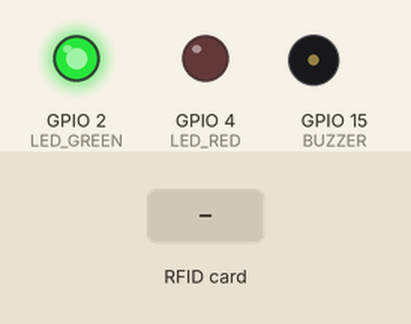
Recording of a sketch running on a simulated ESP32. On the bench: output pins drawn as LEDs (lit = HIGH), buzzer (waves = sounding, pin HIGH). The inputs (shaded band) are chosen by the test bench. WiFi joins after 1.5 s; servers stay silent unless stated; uploads are accepted with an empty reply; what the sketch prints to the serial monitor is not drawn.

Above: at 1.6 s.
At 2.3 s:
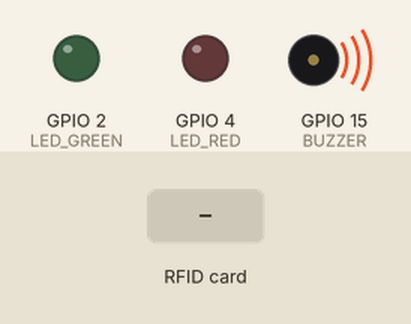
At 3.7 s:
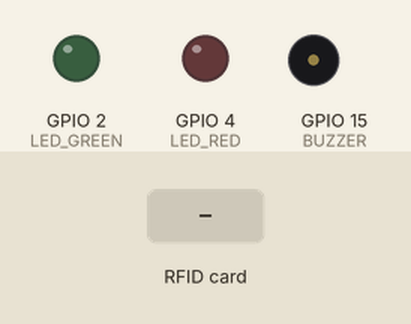
3.8 s: RFID card 5E 7A 19 C4 held to the reader
Timing chart, 0 to 6.8 s (numbered marks = the images above; inputs shaded):
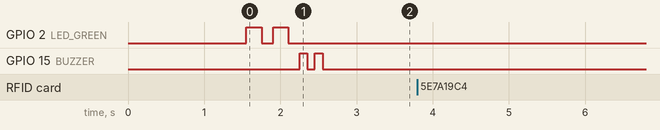

The sketch:

rfid_wifi.ino
```cpp
/*
 * ============================================================
 * AttendEase — ESP32 + RC522 RFID Attendance System
 * ============================================================
 *
 * Hardware:
 *   - ESP32 dev board
 *   - MFRC522 RFID reader
 *   - Green LED (GPIO 2)
 *   - Red LED   (GPIO 4)
 *   - Buzzer    (GPIO 15)
 *   - Optional OLED SSD1306 (I2C: SDA=21, SCL=22)
 *
 * RC522 Wiring (SPI):
 *   SDA(SS)  → GPIO 5
 *   SCK      → GPIO 18
 *   MOSI     → GPIO 23
 *   MISO     → GPIO 19
 *   RST      → GPIO 22
 *   3.3V     → 3.3V
 *   GND      → GND
 *
 * Libraries needed (install via Arduino Library Manager):
 *   - MFRC522 by miguelbalboa
 *   - ArduinoJson by Benoit Blanchon
 *   - Adafruit SSD1306 + GFX (optional, for OLED)
 *
 * ============================================================
 */

#include <WiFi.h>
#include <HTTPClient.h>
#include <ArduinoJson.h>
#include <SPI.h>
#include <MFRC522.h>

// ─── CONFIGURATION — CHANGE THESE ───────────────────────────
const char* WIFI_SSID     = "YOUR_WIFI_SSID";
const char* WIFI_PASSWORD = "YOUR_WIFI_PASSWORD";
const char* SERVER_URL    = "http://192.168.1.100:5001/api/scan"; // Your Flask server IP
const char* API_KEY       = "rfid-secret-key-2024";              // Match settings page
// ────────────────────────────────────────────────────────────

// Pin definitions
#define SS_PIN    5
#define RST_PIN   22
#define LED_GREEN 2
#define LED_RED   4
#define BUZZER    15

MFRC522 rfid(SS_PIN, RST_PIN);

// Optional OLED (comment out to disable)
// #define USE_OLED
#ifdef USE_OLED
  #include <Wire.h>
  #include <Adafruit_GFX.h>
  #include <Adafruit_SSD1306.h>
  #define SCREEN_W 128
  #define SCREEN_H 64
  Adafruit_SSD1306 display(SCREEN_W, SCREEN_H, &Wire, -1);
#endif

// Cooldown: prevent same card re-scanning within 5 seconds
String lastUID     = "";
unsigned long lastScanTime = 0;
const unsigned long COOLDOWN_MS = 5000;

// ─── Setup ──────────────────────────────────────────────────
void setup() {
  Serial.begin(115200);
  Serial.println("\n[AttendEase] RFID Attendance System Starting...");

  // Pins
  pinMode(LED_GREEN, OUTPUT);
  pinMode(LED_RED,   OUTPUT);
  pinMode(BUZZER,    OUTPUT);
  digitalWrite(LED_GREEN, LOW);
  digitalWrite(LED_RED,   LOW);

  // SPI + RFID
  SPI.begin();
  rfid.PCD_Init();
  Serial.println("[RFID] RC522 initialised.");

  // OLED
  #ifdef USE_OLED
    Wire.begin(21, 22);
    if (!display.begin(SSD1306_SWITCHCAPVCC, 0x3C)) {
      Serial.println("[OLED] Not found — continuing without display");
    } else {
      display.clearDisplay();
      display.setTextSize(1);
      display.setTextColor(SSD1306_WHITE);
      display.setCursor(0, 0);
      display.println("AttendEase");
      display.println("Connecting WiFi...");
      display.display();
    }
  #endif

  // WiFi
  connectWiFi();

  // Boot signal: 2 beeps
  beep(100); delay(100); beep(100);
  Serial.println("[READY] Waiting for RFID card...");
  oledPrint("Ready", "Scan your card");
}

// ─── Main Loop ──────────────────────────────────────────────
void loop() {
  // Re-connect if WiFi dropped
  if (WiFi.status() != WL_CONNECTED) {
    Serial.println("[WiFi] Lost connection. Reconnecting...");
    connectWiFi();
  }

  // Wait for card
  if (!rfid.PICC_IsNewCardPresent() || !rfid.PICC_ReadCardSerial()) {
    return;
  }

  // Build UID string
  String uid = "";
  for (byte i = 0; i < rfid.uid.size; i++) {
    if (rfid.uid.uidByte[i] < 0x10) uid += "0";
    uid += String(rfid.uid.uidByte[i], HEX);
  }
  uid.toUpperCase();

  rfid.PICC_HaltA();
  rfid.PCD_StopCrypto1();

  // Cooldown check (same card within 5s)
  unsigned long now = millis();
  if (uid == lastUID && (now - lastScanTime) < COOLDOWN_MS) {
    Serial.println("[SCAN] Same card too soon, ignoring.");
    return;
  }
  lastUID      = uid;
  lastScanTime = now;

  Serial.print("[SCAN] UID: ");
  Serial.println(uid);
  oledPrint("Scanning...", uid);

  // Send to server
  sendScan(uid);

  delay(500);
}

// ─── WiFi Connect ───────────────────────────────────────────
void connectWiFi() {
  Serial.print("[WiFi] Connecting to ");
  Serial.print(WIFI_SSID);
  WiFi.begin(WIFI_SSID, WIFI_PASSWORD);
  int attempts = 0;
  while (WiFi.status() != WL_CONNECTED && attempts < 30) {
    delay(500); Serial.print(".");
    attempts++;
  }
  if (WiFi.status() == WL_CONNECTED) {
    Serial.println("\n[WiFi] Connected! IP: " + WiFi.localIP().toString());
    oledPrint("WiFi OK", WiFi.localIP().toString());
    flashLED(LED_GREEN, 2);
  } else {
    Serial.println("\n[WiFi] FAILED. Will retry later.");
    flashLED(LED_RED, 3);
  }
}

// ─── Send Scan to Flask ─────────────────────────────────────
void sendScan(String uid) {
  if (WiFi.status() != WL_CONNECTED) {
    Serial.println("[HTTP] WiFi not connected.");
    responseFail("No WiFi");
    return;
  }

  HTTPClient http;
  http.begin(SERVER_URL);
  http.addHeader("Content-Type", "application/json");
  http.addHeader("X-API-Key", API_KEY);

  // Build JSON payload
  StaticJsonDocument<200> doc;
  doc["uid"] = uid;
  String body;
  serializeJson(doc, body);

  Serial.println("[HTTP] POST → " + String(SERVER_URL));
  Serial.println("[HTTP] Body: " + body);

  int httpCode = http.POST(body);
  Serial.print("[HTTP] Response code: ");
  Serial.println(httpCode);

  if (httpCode == 200 || httpCode == 201) {
    String payload = http.getString();
    Serial.println("[HTTP] Response: " + payload);

    StaticJsonDocument<300> resp;
    DeserializationError err = deserializeJson(resp, payload);

    if (!err) {
      String status  = resp["status"].as<String>();
      String name    = resp["name"].as<String>();
      String message = resp["message"].as<String>();

      if (status == "success") {
        responseSuccess(name, message);
      } else if (status == "duplicate") {
        responseDuplicate(name, message);
      } else {
        responseFail(message);
      }
    }
  } else if (httpCode == 404) {
    responseUnknown();
  } else {
    Serial.println("[HTTP] Error code: " + String(httpCode));
    responseFail("Server error " + String(httpCode));
  }

  http.end();
}

// ─── Feedback Functions ─────────────────────────────────────

void responseSuccess(String name, String msg) {
  Serial.println("[✅] SUCCESS: " + name + " — " + msg);
  oledPrint("PRESENT", name);
  flashLED(LED_GREEN, 1);
  beep(300);
}

void responseDuplicate(String name, String msg) {
  Serial.println("[⏰] DUPLICATE: " + name + " — " + msg);
  oledPrint("Already Marked", name);
  flashLED(LED_GREEN, 2);
  beep(80); delay(80); beep(80);
}

void responseUnknown() {
  Serial.println("[❌] UNKNOWN UID — not registered");
  oledPrint("Unknown Card", "Not registered");
  flashLED(LED_RED, 1);
  beep(800);
}

void responseFail(String msg) {
  Serial.println("[❌] FAIL: " + msg);
  oledPrint("Error", msg);
  flashLED(LED_RED, 2);
  beep(300); delay(100); beep(300);
}

// ─── LED Flash ──────────────────────────────────────────────
void flashLED(int pin, int times) {
  for (int i = 0; i < times; i++) {
    digitalWrite(pin, HIGH);
    delay(200);
    digitalWrite(pin, LOW);
    delay(150);
  }
}

// ─── Buzzer Beep ────────────────────────────────────────────
void beep(int ms) {
  digitalWrite(BUZZER, HIGH);
  delay(ms);
  digitalWrite(BUZZER, LOW);
}

// ─── OLED Display ───────────────────────────────────────────
void oledPrint(String line1, String line2) {
  #ifdef USE_OLED
    display.clearDisplay();
    display.setTextSize(1);
    display.setCursor(0, 0);
    display.println("AttendEase");
    display.drawLine(0, 10, 128, 10, SSD1306_WHITE);
    display.setTextSize(2);
    display.setCursor(0, 16);
    display.println(line1);
    display.setTextSize(1);
    display.setCursor(0, 48);
    display.println(line2);
    display.display();
  #else
    // Serial fallback
    Serial.println("[OLED] " + line1 + " | " + line2);
  #endif
}
```

Measured:
- after the input at 3.8 s, every drawn part: stays the same
